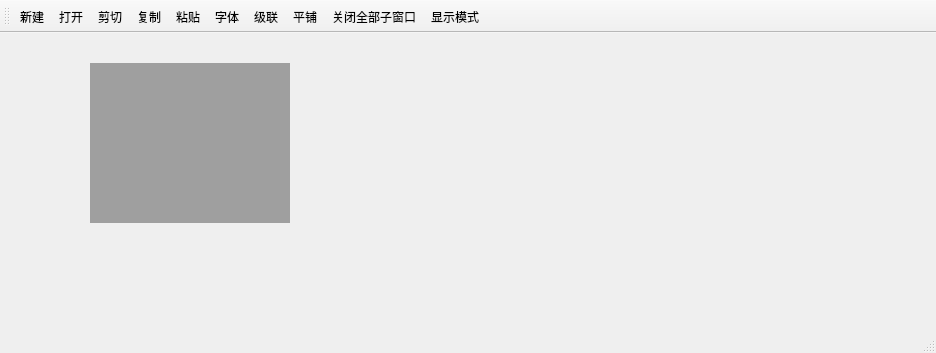
<?xml version="1.0" encoding="UTF-8"?>
<ui version="4.0">
 <class>MainWindow</class>
 <widget class="QMainWindow" name="MainWindow">
  <property name="geometry">
   <rect>
    <x>0</x>
    <y>0</y>
    <width>936</width>
    <height>353</height>
   </rect>
  </property>
  <property name="windowTitle">
   <string>MainWindow</string>
  </property>
  <widget class="QWidget" name="centralWidget">
   <widget class="QMdiArea" name="mdiArea">
    <property name="geometry">
     <rect>
      <x>90</x>
      <y>30</y>
      <width>200</width>
      <height>160</height>
     </rect>
    </property>
   </widget>
  </widget>
  <widget class="QMenuBar" name="menuBar">
   <property name="geometry">
    <rect>
     <x>0</x>
     <y>0</y>
     <width>936</width>
     <height>28</height>
    </rect>
   </property>
  </widget>
  <widget class="QToolBar" name="mainToolBar">
   <attribute name="toolBarArea">
    <enum>TopToolBarArea</enum>
   </attribute>
   <attribute name="toolBarBreak">
    <bool>false</bool>
   </attribute>
   <addaction name="actNew"/>
   <addaction name="actOpen"/>
   <addaction name="actCut"/>
   <addaction name="actCopy"/>
   <addaction name="actPaste"/>
   <addaction name="actFont"/>
   <addaction name="actCascade"/>
   <addaction name="actTile"/>
   <addaction name="actCloseAll"/>
   <addaction name="actViewMode"/>
  </widget>
  <widget class="QStatusBar" name="statusBar"/>
  <action name="actNew">
   <property name="text">
    <string>新建</string>
   </property>
  </action>
  <action name="actOpen">
   <property name="text">
    <string>打开</string>
   </property>
  </action>
  <action name="actCut">
   <property name="text">
    <string>剪切</string>
   </property>
  </action>
  <action name="actCopy">
   <property name="text">
    <string>复制</string>
   </property>
  </action>
  <action name="actPaste">
   <property name="text">
    <string>粘贴</string>
   </property>
  </action>
  <action name="actFont">
   <property name="text">
    <string>字体</string>
   </property>
  </action>
  <action name="actCascade">
   <property name="text">
    <string>级联</string>
   </property>
  </action>
  <action name="actTile">
   <property name="text">
    <string>平铺</string>
   </property>
  </action>
  <action name="actCloseAll">
   <property name="text">
    <string>关闭全部子窗口</string>
   </property>
  </action>
  <action name="actViewMode">
   <property name="text">
    <string>显示模式</string>
   </property>
  </action>
 </widget>
 <layoutdefault spacing="6" margin="11"/>
 <resources/>
 <connections/>
</ui>
